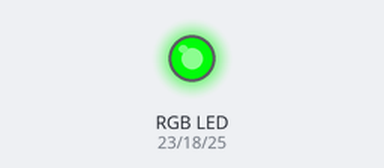
This program was run on a simulated Raspberry Pi (BCM pin numbers). Parts: an RGB LED mixed from three pins (HIGH = lit). Dim RGB values are drawn brighter than linear. At 15.0 s the program stops and its outputs stay as they are.

Above: at 0.05 s.
At 0.4 s:
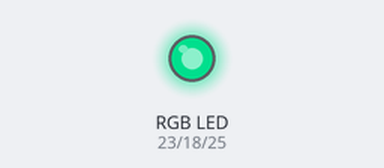
At 0.75 s:
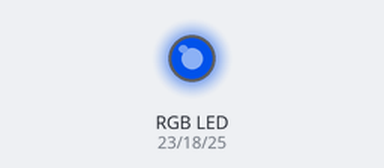
At 1.5 s:
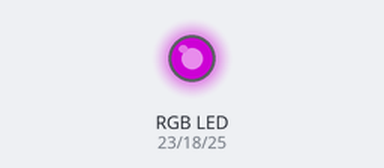
At 2.25 s:
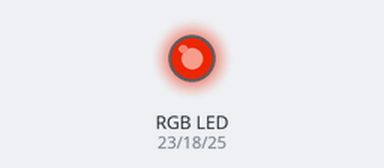
At 3.0 s:
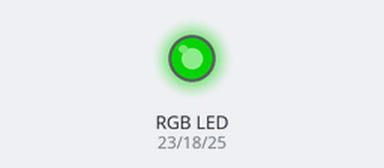
Timing chart, 0 to 6.9 s (numbered marks = the images above):
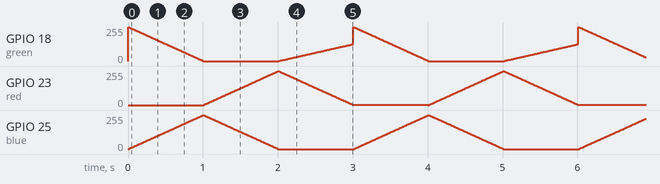

The program:

led_multi.py
```python
import RPi.GPIO as GPIO
import time

GPIO.setmode (GPIO.BCM)

red = 23
green = 18
blue = 25

GPIO.setup (green, GPIO.OUT)
GPIO.setup (red, GPIO.OUT)
GPIO.setup (blue, GPIO.OUT)
#
#GPIO.output (red, GPIO.LOW)
#GPIO.output (green, GPIO.LOW)
#GPIO.output (blue, GPIO.LOW)
#
#GPIO.output (red, GPIO.HIGH)
#time.sleep (1)
#GPIO.output (red, GPIO.LOW)
#GPIO.output (green, GPIO.HIGH)
#time.sleep (1)
#GPIO.output (green, GPIO.LOW)
#GPIO.output (blue, GPIO.HIGH)
#time.sleep (1)

GPIO.output (red, GPIO.LOW)
GPIO.output (green, GPIO.LOW)
GPIO.output (blue, GPIO.LOW)

red_pwm = GPIO.PWM(red, 100)
green_pwm = GPIO.PWM(green, 100)
blue_pwm = GPIO.PWM(blue, 100)

blue_pwm.start(0)
green_pwm.start(0)
red_pwm.start(0)

def change_colors():
    speed = 0.01
    for i in range(100):
        green_pwm.ChangeDutyCycle(100-i)
        blue_pwm.ChangeDutyCycle(i)
        time.sleep (speed)

    blue_pwm.start(0)
    green_pwm.start(0)
    red_pwm.start(0)
    #time.sleep(1)

    for i in range(100):
        blue_pwm.ChangeDutyCycle(100-i)
        red_pwm.ChangeDutyCycle(i)
        time.sleep (speed)

    blue_pwm.start(0)
    green_pwm.start(0)
    red_pwm.start(0)
    #time.sleep(1)

    for i in range(100):
        red_pwm.ChangeDutyCycle(100-i)
        green_pwm.ChangeDutyCycle(i/2)
        time.sleep (speed)

for i in range(5):
    change_colors()

GPIO.cleanup()
```
